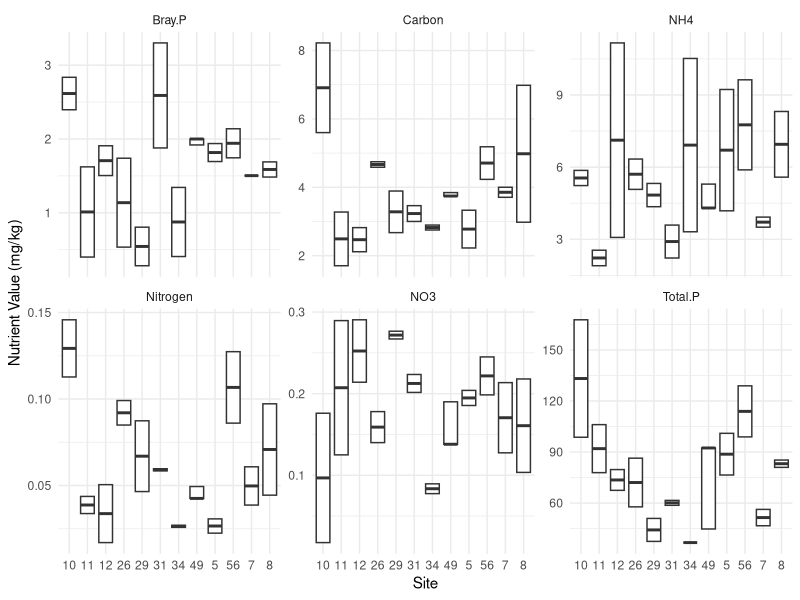

Recreate this plot in R. (Note: this script raises an error after producing the figure.)
library(dplyr)
library(ggplot2)
library(readxl)
library(tidyr)
library(ggpubr)

Nutrients_Transects<-read_excel('Processed_data/Nutrients_Transect_level.xlsx')
Bag_Site<-read_excel('Processed_data/All_Bag_Site_Info.xlsx')

Twelve_sites <- semi_join( Nutrients_Transects,Bag_Site, by = c("Transect", "Site"))%>%
  arrange(as.numeric(Site))%>%
  left_join(Bag_Site%>%select(Site,Transect,Fire.Interval))

Twelve_sites$Site<-as.factor(Twelve_sites$Site)


 Twelve_long<- Twelve_sites %>%
  pivot_longer(
    cols = Bray.P:Nitrogen,
    names_to = "Nutrient",
    values_to = "Value" )%>%
  arrange(as.numeric(Site))
 
facet_order <- c("NO3", "NH4", "Nitrogen", "Bray.P", "Total.P", "Carbon")
 
 
Twelve_long%>%
ggplot( aes(x = Site, y = Value)) +
  geom_boxplot() +
  facet_wrap(~ Nutrient, scales = "free_y") +
  labs(x = "Site", y = "Nutrient Value (mg/kg)") +
  theme_minimal()

# Arrange the data by Site
Twelve_sites <- Twelve_sites %>%
  mutate(Site = factor(Site, levels = c("5", "7", "8", "10", "11", "12", "26", "29", "31", "34", "49", "56")))

# Create each plot individually
plot_NO3 <- ggplot(Twelve_sites, aes(x = Site, y = NO3)) +
  geom_boxplot() +
  labs(x = NULL, y = "NO3 (mg/kg)") +
  facet_wrap(~ Fire.Interval, scales = "free_x") +
  theme_minimal()

plot_NH4 <- ggplot(Twelve_sites, aes(x = Site, y = NH4)) +
  geom_boxplot() +
  labs(x = NULL, y = "NH4 (mg/kg)") +
  facet_wrap(~ Fire.Interval, scales = "free_x") +
  theme_minimal()

plot_Nitrogen <- ggplot(Twelve_sites, aes(x = Site, y = Nitrogen)) +
  geom_boxplot() +
  labs(x = NULL, y = "Nitrogen (mg/kg)") +
  facet_wrap(~ Fire.Interval, scales = "free_x") +
  theme_minimal()

plot_BrayP <- ggplot(Twelve_sites, aes(x = Site, y = Bray.P)) +
  geom_boxplot() +
  labs(x = NULL, y = "Bray.P (mg/kg)") +
  facet_wrap(~ Fire.Interval, scales = "free_x") +
  theme_minimal()

plot_TotalP <- ggplot(Twelve_sites, aes(x = Site, y = Total.P)) +
  geom_boxplot() +
  labs(x = "Site", y = "Total.P (mg/kg)") +
  facet_wrap(~ Fire.Interval, scales = "free_x") +
  theme_minimal()

plot_Carbon <- ggplot(Twelve_sites, aes(x = Site, y = Carbon)) +
  geom_boxplot() +
  labs(x = "Site", y = "Carbon (mg/kg)") +
  facet_wrap(~ Fire.Interval, scales = "free_x") +
  theme_minimal()

# Arrange plots using ggarrange and remove specific elements
ggarrange(
  plot_NO3 + rremove("x.text") + rremove("x.axis"),
  plot_NH4 + rremove("x.text") + rremove("x.axis"),
  plot_Nitrogen + rremove("x.text") + rremove("x.axis"),
  plot_BrayP + rremove("x.text") + rremove("x.axis"),
  plot_TotalP + rremove("y.text") + rremove("x.top.axis"),
  plot_Carbon + rremove("y.text") + rremove("y.axis"),
  ncol = 2, nrow = 3
)
